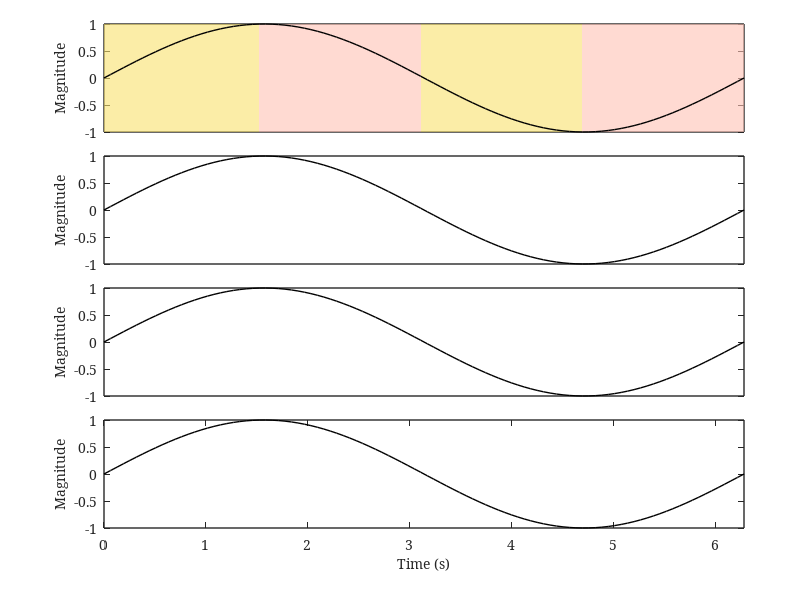

Write the MATLAB code that produced this figure.
% 案例数据
x = linspace(0,2*pi,100);
y = sin(x);

%%%%%%%%%%%%%%%%%%%%%%%%%%%%%%%%%%%%%%%%%%%%%% 创建图窗
figure('Units', 'centimeters', 'Position', [1, 1, 10.5, 9.5]);

%%%%%%%%%%%%%%%%%%%%%%%%%%%%%%%%%%%%%%%%%%%%%% 定义背景颜色表
CMap = {"#F8E16C", "#FFC2B4"};

%%%%%%%%%%%%%%%%%%%%%%%%%%%%%%%%%%%%%%%%%%%%%% 绘制子图
x_dist = 0.13;
y_top = 0.78;
y_bot = 0.12;
axes_width = 0.8;
axes_height = 0.18;

%%%%%%%%%%%%%%%%%%%%%% 子图1
f1_ax = subplot(4,1,1); hold(f1_ax, "on");

% % MATLAB R2023a 可使用 xregion
% xregion(f1_ax, x(1), x(25), 'FaceColor', CMap{1}, 'FaceAlpha', 0.6);
% xregion(f1_ax, x(25), x(50), 'FaceColor', CMap{2}, 'FaceAlpha', 0.6);
% xregion(f1_ax, x(50), x(75), 'FaceColor', CMap{1}, 'FaceAlpha', 0.6);
% xregion(f1_ax, x(75), x(100), 'FaceColor', CMap{2}, 'FaceAlpha', 0.6);

% % others 其他版本替换使用 patch
patch(f1_ax, 'XData', [x(1), x(25), x(25), x(1)], 'YData', [-1, -1, 1, 1], ...
    'FaceColor', CMap{1}, 'FaceAlpha', 0.6, 'EdgeColor', 'none')
patch(f1_ax, 'XData', [x(25), x(50), x(50), x(25)], 'YData', [-1, -1, 1, 1], ...
    'FaceColor', CMap{2}, 'FaceAlpha', 0.6, 'EdgeColor', 'none')
patch(f1_ax, 'XData', [x(50), x(75), x(75), x(50)], 'YData', [-1, -1, 1, 1], ...
    'FaceColor', CMap{1}, 'FaceAlpha', 0.6, 'EdgeColor', 'none')
patch(f1_ax, 'XData', [x(75), x(100), x(100), x(75)], 'YData', [-1, -1, 1, 1], ...
    'FaceColor', CMap{2}, 'FaceAlpha', 0.6, 'EdgeColor', 'none')

plot(f1_ax, x, y, 'LineWidth', 1, 'Color', 'black');

%%%%%%%%%%%%%%%%%%%%%% 设置子图属性1
% xlabel(f1_ax, 'Time (s)', 'FontName', 'Cambria', 'FontSize', 10);
ylabel(f1_ax, 'Magnitude', 'FontName', 'Cambria', 'FontSize', 10);
xlim(f1_ax, [0, 2*pi]);
set(f1_ax, 'box', 'on', 'LineWidth', 1, ...
    'XTick', [], ...
    'FontName', 'Cambria', 'FontSize', 10, ...
    'Position', [x_dist, y_top, axes_width, axes_height]);


%%%%%%%%%%%%%%%%%%%%%% 子图2
f2_ax = subplot(4,1,2); 
plot(x, y, 'LineWidth', 1, 'Color', 'black');
%%%%%%%%%%%%%%%%%%%%%% 设置子图属性2
ylabel(f2_ax, 'Magnitude', 'FontName', 'Cambria', 'FontSize', 10);
xlim(f2_ax, [0, 2*pi]);
set(f2_ax, 'box', 'on', 'LineWidth', 1,...
    'XTick', [], ...
    'FontName', 'Cambria', 'FontSize', 10, ...
    'Position', [x_dist, (y_top-y_bot)/3*2+y_bot, axes_width, axes_height]);


%%%%%%%%%%%%%%%%%%%%%% 子图3
f3_ax = subplot(4,1,3); plot(x, y, 'LineWidth', 1, 'Color', 'black');
% 设置子图属性3
ylabel(f3_ax, 'Magnitude', 'FontName', 'Cambria', 'FontSize', 10);
xlim(f3_ax, [0, 2*pi]);
set(f3_ax, 'box', 'on', 'LineWidth', 1,...
    'XTick', [], ...
    'FontName', 'Cambria', 'FontSize', 10, ...
    'Position', [x_dist, (y_top-y_bot)/3+y_bot, axes_width, axes_height]);


%%%%%%%%%%%%%%%%%%%%%% 子图4
f4_ax = subplot(4,1,4); plot(x, y, 'LineWidth', 1, 'Color', 'black');
%%%%%%%%%%%%%%%%%%%%%% 设置子图属性4
xlabel(f4_ax, 'Time (s)', 'FontName', 'Cambria', 'FontSize', 10);
ylabel(f4_ax, 'Magnitude', 'FontName', 'Cambria', 'FontSize', 10);
xlim(f4_ax, [0, 2*pi]);
set(f4_ax, 'box', 'on', 'LineWidth', 1,...
    'FontName', 'Cambria', 'FontSize', 10, ...
    'Position', [x_dist, y_bot, axes_width, axes_height]);
